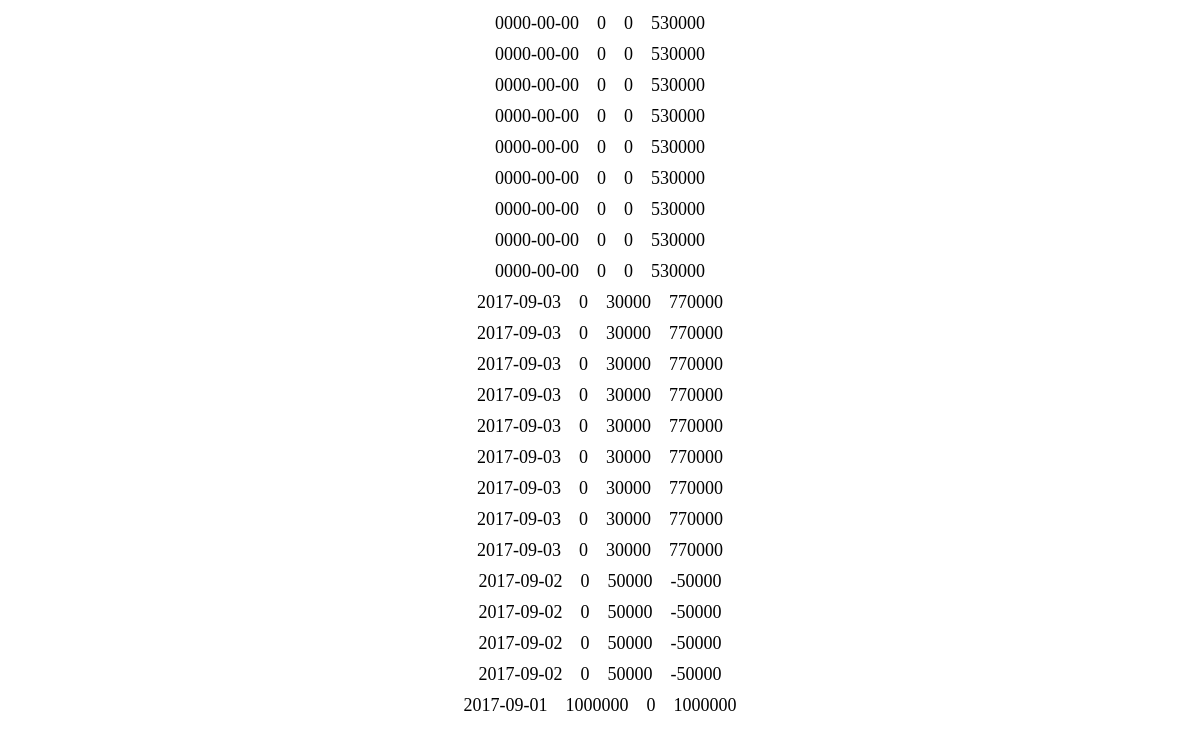
Screenshot of /output_data.php with the database file from the repository.
### tables this page shows
CREATE TABLE IF NOT EXISTS `gs_ac_table` (
`id` int(12) NOT NULL,
  `date` date NOT NULL,
  `salary` int(12) NOT NULL,
  `bonus` int(12) NOT NULL,
  `other_rev` int(12) NOT NULL,
  `sum_in` int(12) NOT NULL,
  `food` int(12) NOT NULL,
  `utility` int(12) NOT NULL,
  `trans_net` int(12) NOT NULL,
  `housing` int(12) NOT NULL,
  `daily` int(12) NOT NULL,
  `social` int(12) NOT NULL,
  `other_exp` int(12) NOT NULL,
  `sum_out` int(12) NOT NULL,
  `total` int(12) NOT NULL
);

### output_data.php (the view, shortened to what this page needs)
<?php
try {
  $pdo = new PDO('mysql:dbname=gs_db31;charset=utf8;host=localhost','root','');
} catch (PDOException $e) {
  exit('DbConnectError:'.$e->getMessage());
}
$stmt2 = $pdo->prepare("SELECT * FROM gs_ac_table ORDER BY id DESC");
$status2 = $stmt2->execute();
$view = "";
if($status2==false){
  $error = $stmt2->errorInfo();
  exit("QueryError:".$error[2]);
}else{
    while($r = $stmt2->fetch(PDO::FETCH_ASSOC)){
        $view .= '<p>';
        $view .= $r["date"]."　".$r["sum_in"]."　".$r["sum_out"]."　".$r["total"];
        $view .= '</p>';
    }
}
?>
    <!DOCTYPE html>
    <html lang="ja">
    <head>
        <link rel="stylesheet" href="../kadai07/css/style.css">
        <link rel="stylesheet" href="//cdnjs.cloudflare.com/ajax/libs/morris.js/0.5.1/morris.css">
    </head>
    <body>
            <?=$view;?>
    </body>
    </html>

### css/style.css (style rules this page uses)
body { text-align: center; }
p { font-size: 18px; margin: 5px 0; }

### rows the page displays
gs_ac_table: value "0000-00-00 0 0 530000"
gs_ac_table: value "0000-00-00 0 0 530000"
gs_ac_table: value "0000-00-00 0 0 530000"
gs_ac_table: value "0000-00-00 0 0 530000"
gs_ac_table: value "0000-00-00 0 0 530000"
gs_ac_table: value "0000-00-00 0 0 530000"
gs_ac_table: value "0000-00-00 0 0 530000"
gs_ac_table: value "0000-00-00 0 0 530000"
gs_ac_table: value "0000-00-00 0 0 530000"
gs_ac_table: value "2017-09-03 0 30000 770000"
gs_ac_table: value "2017-09-03 0 30000 770000"
gs_ac_table: value "2017-09-03 0 30000 770000"
gs_ac_table: value "2017-09-03 0 30000 770000"
gs_ac_table: value "2017-09-03 0 30000 770000"
gs_ac_table: value "2017-09-03 0 30000 770000"
gs_ac_table: value "2017-09-03 0 30000 770000"
gs_ac_table: value "2017-09-03 0 30000 770000"
gs_ac_table: value "2017-09-03 0 30000 770000"
gs_ac_table: value "2017-09-02 0 50000 -50000"
gs_ac_table: value "2017-09-02 0 50000 -50000"
gs_ac_table: value "2017-09-02 0 50000 -50000"
gs_ac_table: value "2017-09-02 0 50000 -50000"
gs_ac_table: value "2017-09-01 1000000 0 1000000"
